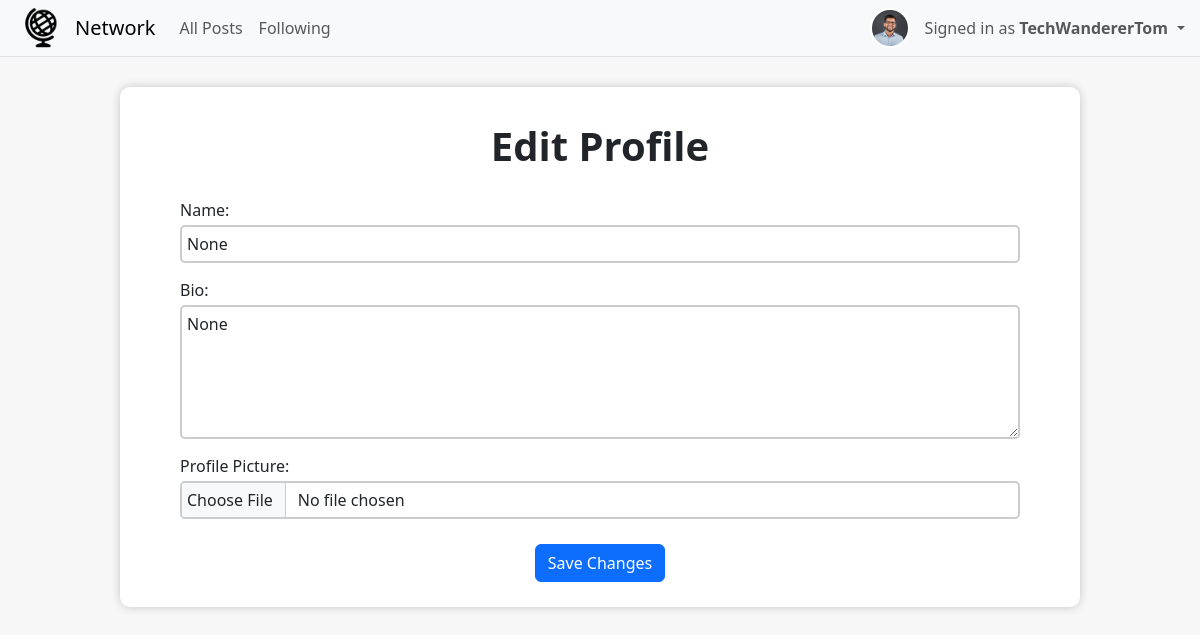
Before: /edit_profile/7 (signed in) with the older database file.
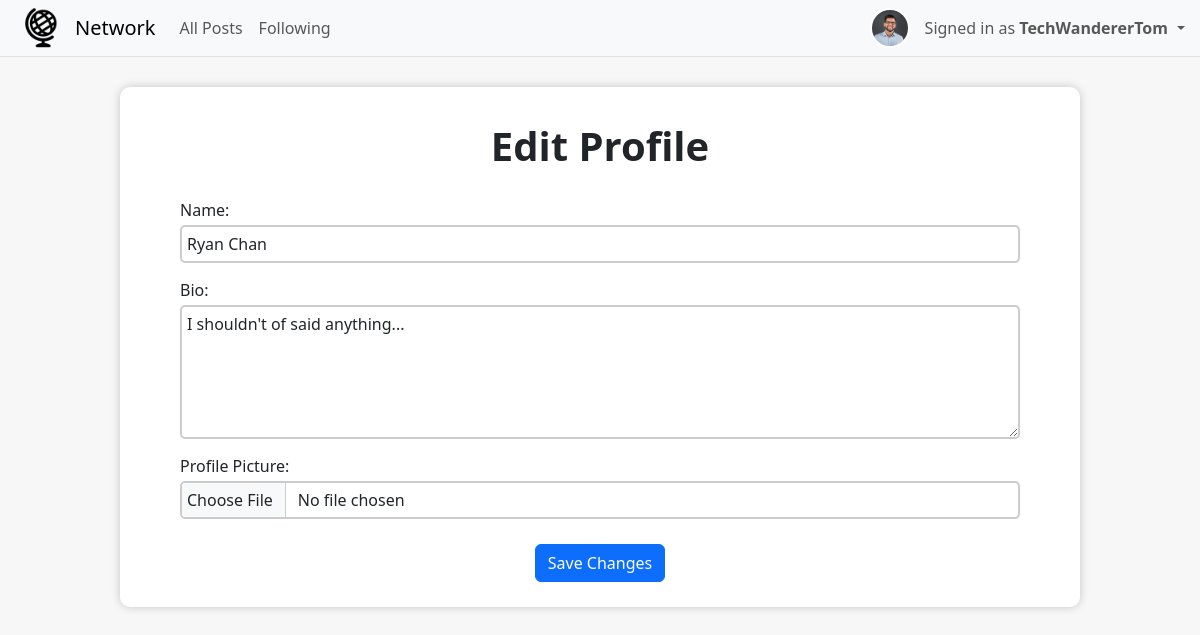
After: the same page with the newer database file.
### network/models.py (models this page shows, shortened)
class Profile(models.Model):
    user = models.OneToOneField(User, on_delete=models.CASCADE, related_name="profile")
    name = models.CharField(max_length=200, null=True, blank=True)
    bio = models.TextField(null=True, blank=True)
    picture = models.ImageField(upload_to='profile-pics', default='profile-pics/default.jpg')

### network/views.py (the view, shortened to what this page needs)
# urls.py: path("edit_profile/<int:user_id>", views.edit_profile, name="edit_profile"),
def edit_profile(request, user_id):
    user = User.objects.get(pk=user_id)
    profile = Profile.objects.get(user=user)
    return render(request, "network/edit_profile.html", {
        "user_id": user_id,
        "profile": profile
    })

### network/templates/network/edit_profile.html (shortened to what this page needs)
{% extends "network/layout.html" %}
{% block body %}
    <div class="edit-profile-container">
        <h2 class="details-heading" style="padding-top: 15px;">Edit Profile</h2>
        <form class="centered-form" action="{% url 'edit_profile' user_id %}" method="POST" enctype="multipart/form-data">
            <div class="form-group" style="width: 70vw">
                <label for="imageUpload">Name:</label>
                <input class="form-control" type="text" name="name" placeholder="Your Name..." value="{{ profile.name }}">
            </div>
            <div class="form-group" style="width: 70vw">
                <label for="imageUpload">Bio:</label>
                <textarea class="form-control" name="bio" placeholder="What's New?" rows="5" >{{ profile.bio }}</textarea>
            </div>
            <div class="form-group" style="width: 70vw">
                <label for="imageUpload">Profile Picture:</label>
                <input class="form-control" type="file" name="profile_pic" id="profile_pic">
            </div>
            <input class="btn btn-primary" type="submit" value="Save Changes" style="margin-top: 10px; margin-bottom: 5px;">
        </form>
    </div>
{% endblock %}

Changed rows visible on the page:
changed Profile: name "None" → "Ryan Chan"; bio "None" → "I shouldn't of said anything..."
